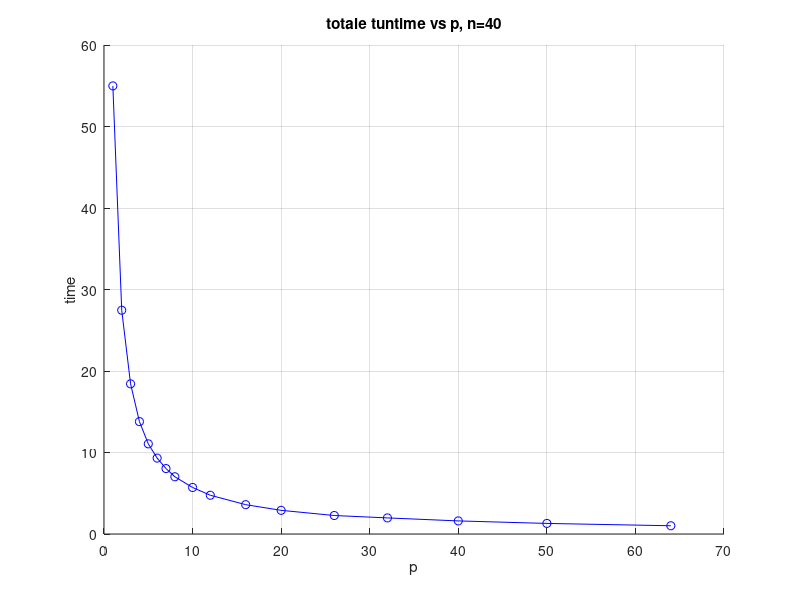
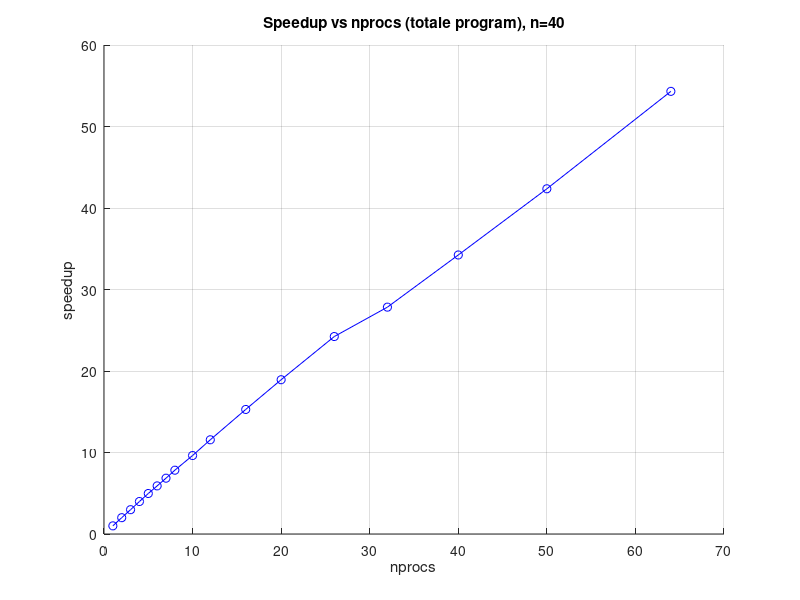
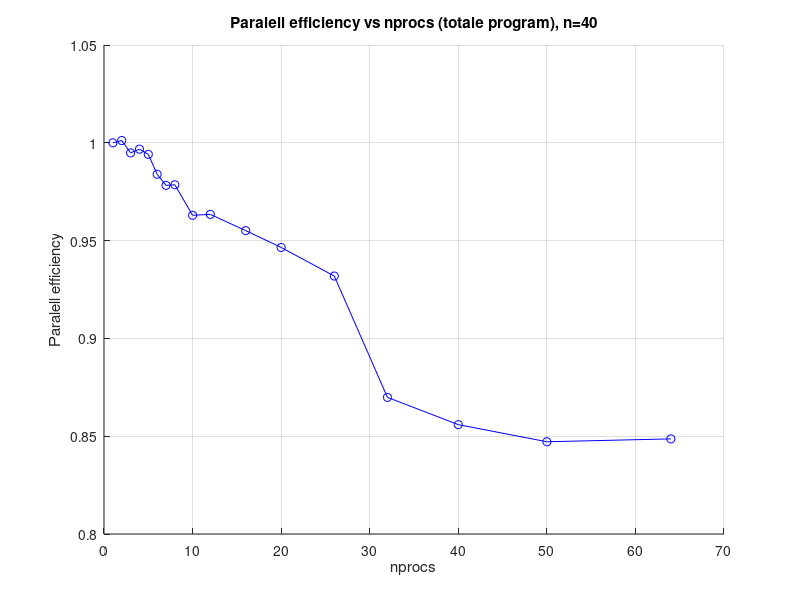
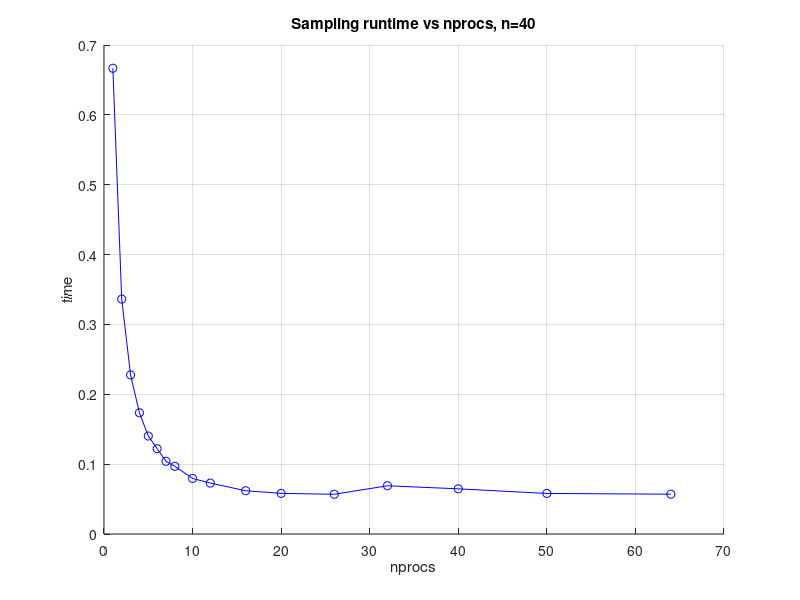

Write the MATLAB code that produced these figures, in order.
clear all
close all
clc




%%
% runtimes vs p
n = 40;
p = [1,	2	,3	,4	,5	,6	,7	,8	,10	,12	,16	,20	,26	,32	,40	,50	,64];
run_times_tot = [54.979953,	27.457603	,18.421665	,13.789829	,11.061219	,9.313183	,8.029002	,7.023167	,5.709573	,4.755729	,3.597782	,2.904370	,2.269197	,1.975175	,1.605897	,1.297975	,1.012298];
run_times_sampling = [0.666704,	0.33628	,0.22772	,0.173505	,0.140272	,0.122115	,0.104067	,0.096887	,0.079547	,0.0729	,0.061942	,0.058173	,0.056877	,0.069046	,0.064668	,0.058054	,0.056982];

h(1)=figure(1);
hold on; grid on;
plot(p,run_times_tot, '-ob');
xlabel('p');
ylabel('time');
title('totale tuntime vs p, n=40');

%%
% Speedup
pe = run_times_tot(1)./(run_times_tot);

h(2)=figure(2);
hold on; grid on;
plot(p,pe, '-ob');
xlabel('nprocs');
ylabel('speedup');
title('Speedup vs nprocs (totale program), n=40');


%%
% Speedup
pe = run_times_tot(1)./(p.*run_times_tot);

h(3)=figure(3);
hold on; grid on;
plot(p,pe, '-ob');
xlabel('nprocs');
ylabel('Paralell efficiency');
title('Paralell efficiency vs nprocs (totale program), n=40');


%%

% Plotting the sampling times

h(4)=figure(4);
hold on; grid on;
plot(p,run_times_sampling, '-ob');
xlabel('nprocs');
ylabel('time');
title('Sampling runtime vs nprocs, n=40');

%%
% Speedup
pe = run_times_sampling(1)./(run_times_sampling);

h(5)=figure(5);
hold on; grid on;
plot(p,pe, '-ob');
xlabel('nprocs');
ylabel('speedup');
title('Speedup vs nprocs (sampling), n=40');


%%
% Speedup
pe = run_times_sampling(1)./(p.*run_times_sampling);

h(6)=figure(6);
hold on; grid on;
plot(p,pe, '-ob');
xlabel('nprocs');
ylabel('Paralell efficiency');
title('Paralell efficiency vs nprocs (sampling), n=40');


%%
for i=1:length(h)
    print(h(i), '-depsc', sprintf('plot%i.eps',i));
end